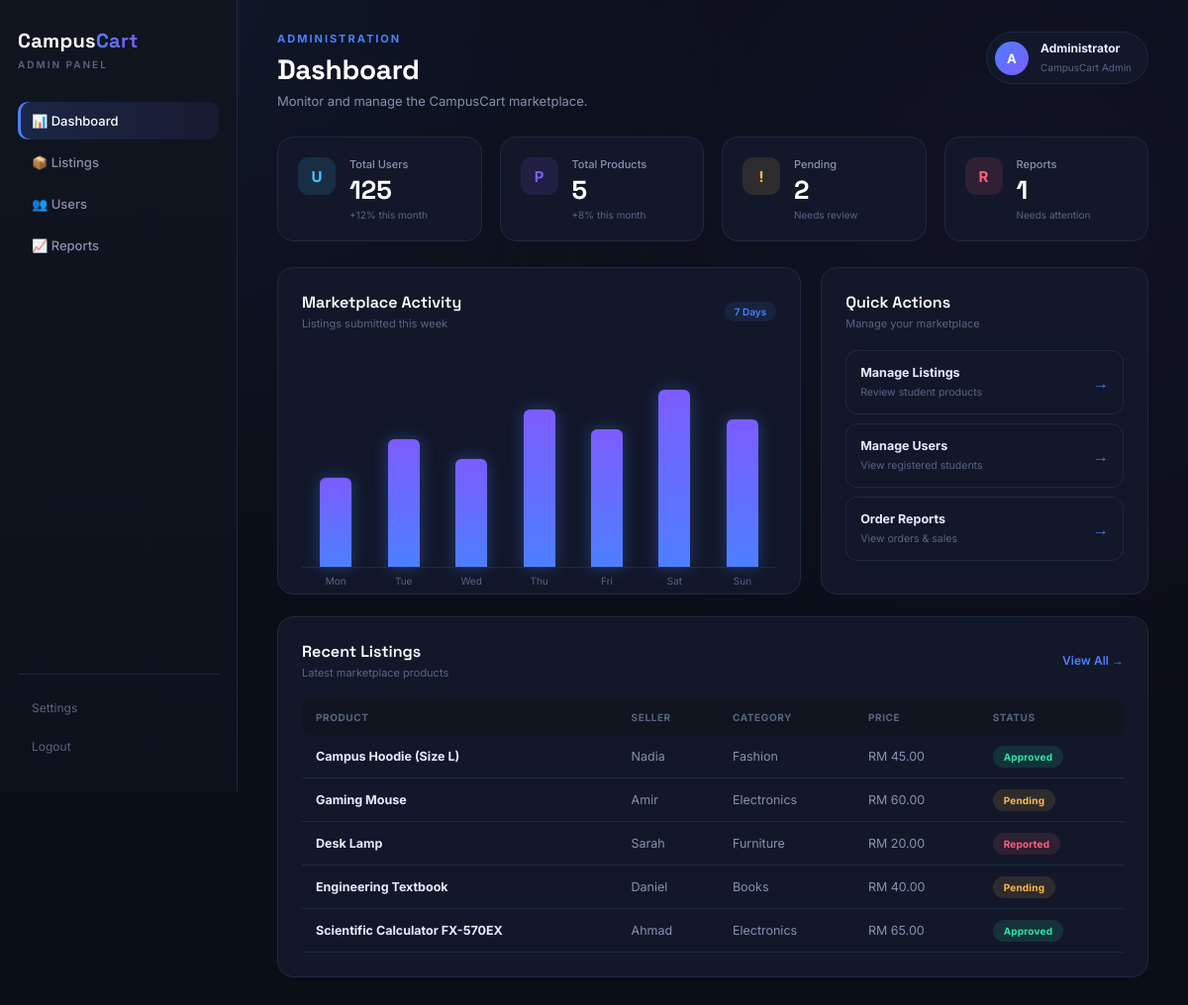
/dashboard, run on the app's committed database.
### tables this page shows
CREATE TABLE products (
        id INTEGER PRIMARY KEY AUTOINCREMENT,
        name TEXT NOT NULL,
        seller TEXT NOT NULL,
        category TEXT NOT NULL,
        price REAL NOT NULL,
        stock INTEGER NOT NULL,
        status TEXT NOT NULL DEFAULT 'Pending'
    );

### app.py (the view)
@app.route("/dashboard")
def dashboard():
    stats = admin.get_dashboard_stats()
    recent_products = admin.get_all_products()[:5]
    return render_template(
        "dashboard.html",
        total_products=stats["total_products"],
        pending_products=stats["pending_products"],
        reported_products=stats["reported_products"],
        recent_products=recent_products,
    )

### admin_functions.py (called while the page is built)
def get_all_products(category=None, status=None, search=None):
    connection = get_connection()
    cursor = connection.cursor()
    query = "SELECT * FROM products WHERE 1=1"
    params = []
    if category and category.lower() != "all":
        query += " AND LOWER(category) = LOWER(?)"
        params.append(category)
    if status and status.lower() != "all":
        query += " AND LOWER(status) = LOWER(?)"
        params.append(status)
    if search:
        query += " AND LOWER(name) LIKE LOWER(?)"
        params.append(f"%{search}%")
    query += " ORDER BY id DESC"
    cursor.execute(query, params)
    products = [dict(row) for row in cursor.fetchall()]
    connection.close()
    return products

def get_dashboard_stats():
    connection = get_connection()
    cursor = connection.cursor()
    cursor.execute("SELECT COUNT(*) AS total FROM products")
    total_products = cursor.fetchone()["total"]
    cursor.execute(
        "SELECT COUNT(*) AS total FROM products WHERE LOWER(status) = 'pending'"
    )
    pending_products = cursor.fetchone()["total"]
    cursor.execute(
        "SELECT COUNT(*) AS total FROM products WHERE LOWER(status) = 'reported'"
    )
    reported_products = cursor.fetchone()["total"]
    connection.close()
    return {
        "total_products": total_products,
        "pending_products": pending_products,
        "reported_products": reported_products,
    }

### database.py (called while the page is built)
def get_connection():
    connection = sqlite3.connect(DATABASE)
    connection.row_factory = sqlite3.Row
    return connection

### templates/dashboard.html (shortened to what this page needs)
<!DOCTYPE html>
<html lang="en">
<head>
    <link rel="stylesheet" href="{{ url_for('static', filename='admin.css') }}">
</head>
<body>
    <aside class="sidebar">
        <h2>Campus<span>Cart</span></h2>
        <p class="admin-label">ADMIN PANEL</p>
        <nav>
            <a href="{{ url_for('dashboard') }}" class="active">📊 Dashboard</a>
            <a href="{{ url_for('listings') }}">📦 Listings</a>
            <a href="{{ url_for('users') }}">👥 Users</a>
            <a href="{{ url_for('reports') }}">📈 Reports</a>
        </nav>
        <div class="sidebar-bottom">
            <a href="#">Settings</a>
            <a href="#">Logout</a>
        </div>
    </aside>
    <main class="main">
        <header>
            <div>
                <p class="small-title">ADMINISTRATION</p>
                <h1>Dashboard</h1>
                <p class="subtitle">
                    Monitor and manage the CampusCart marketplace.
                </p>
            </div>
            <div class="admin-user">
                <div class="avatar">A</div>
                <div>
                    <strong>Administrator</strong>
                    <small>CampusCart Admin</small>
                </div>
            </div>
        </header>
        <section class="stats">
            <div class="card">
                <span class="icon blue">U</span>
                <div>
                    <p>Total Users</p>
                    <h2>125</h2>
                    <small>+12% this month</small>
                </div>
            </div>
            <div class="card">
                <span class="icon purple">P</span>
                <div>
                    <p>Total Products</p>
                    <h2>{{ total_products }}</h2>
                    <small>+8% this month</small>
                </div>
            </div>
            <div class="card">
                <span class="icon orange">!</span>
                <div>
                    <p>Pending</p>
                    <h2>{{ pending_products }}</h2>
                    <small>Needs review</small>
                </div>
            </div>
            <div class="card">
                <span class="icon red">R</span>
                <div>
                    <p>Reports</p>
                    <h2>{{ reported_products }}</h2>
                    <small>Needs attention</small>
                </div>
            </div>
        </section>
        <section class="content-grid">
            <div class="panel">
                <div class="panel-title">
                    <div>
                        <h3>Marketplace Activity</h3>
                        <p>Listings submitted this week</p>
                    </div>
                    <span class="period">7 Days</span>
                </div>
                <div class="chart">
                    <div class="bar" style="height:45%">
                        <span>Mon</span>
                    </div>
                    <div class="bar" style="height:65%">
                        <span>Tue</span>
                    </div>
                    <div class="bar" style="height:55%">
                        <span>Wed</span>
                    </div>
                    <div class="bar" style="height:80%">
                        <span>Thu</span>
                    </div>
                    <div class="bar" style="height:70%">
                        <span>Fri</span>
                    </div>
                    <div class="bar" style="height:90%">
                        <span>Sat</span>
                    </div>
                    <div class="bar" style="height:75%">
                        <span>Sun</span>
                    </div>
                </div>
            </div>
            <div class="panel">
                <div class="panel-title">
                    <div>
                        <h3>Quick Actions</h3>
                        <p>Manage your marketplace</p>
                    </div>
                </div>
                <a href="{{ url_for('listings') }}" class="action">
                    <div>
                        <strong>Manage Listings</strong>
                        <small>Review student products</small>
                    </div>
                    <span>→</span>
                </a>
                <a href="{{ url_for('users') }}" class="action">
                    <div>
                        <strong>Manage Users</strong>
                        <small>View registered students</small>
                    </div>
                    <span>→</span>
                </a>
                <a href="{{ url_for('reports') }}" class="action">
                    <div>
                        <strong>Order Reports</strong>
                        <small>View orders &amp; sales</small>
                    </div>
                    <span>→</span>
                </a>
            </div>
        </section>
        <section class="panel">
            <div class="panel-title">
                <div>
                    <h3>Recent Listings</h3>
                    <p>Latest marketplace products</p>
                </div>
                <a href="{{ url_for('listings') }}" class="view-all">
                    View All →
                </a>
            </div>
            <table>
                <thead>
                    <tr>
                        <th>Product</th>
                        <th>Seller</th>
                        <th>Category</th>
                        <th>Price</th>
                        <th>Status</th>
                    </tr>
                </thead>
                <tbody>
                    {% for product in recent_products %}
                    <tr>
                        <td>
                            <strong>{{ product.name }}</strong>
                        </td>
                        <td>{{ product.seller }}</td>
                        <td>{{ product.category }}</td>
                        <td>RM {{ "%.2f"|format(product.price) }}</td>
                        <td>
                            <span class="status {{ product.status|lower }}">
                                {{ product.status }}
                            </span>
                        </td>
                    </tr>
                    {% else %}
                    <tr>
                        <td colspan="5">No products yet.</td>
                    </tr>
                    {% endfor %}
                </tbody>
            </table>
        </section>
    </main>
</body>
</html>

### data on the page
products: name "Campus Hoodie (Size L)", seller "Nadia", category "Fashion", price "45.00", status "Approved"
products: name "Gaming Mouse", seller "Amir", category "Electronics", price "60.00", status "Pending"
products: name "Desk Lamp", seller "Sarah", category "Furniture", price "20.00", status "Reported"
products: name "Engineering Textbook", seller "Daniel", category "Books", price "40.00", status "Pending"
products: name "Scientific Calculator FX-570EX", seller "Ahmad", category "Electronics", price "65.00", status "Approved"

### other printed values
{{ total_products }} "5"
{{ pending_products }} "2"
{{ reported_products }} "1"
